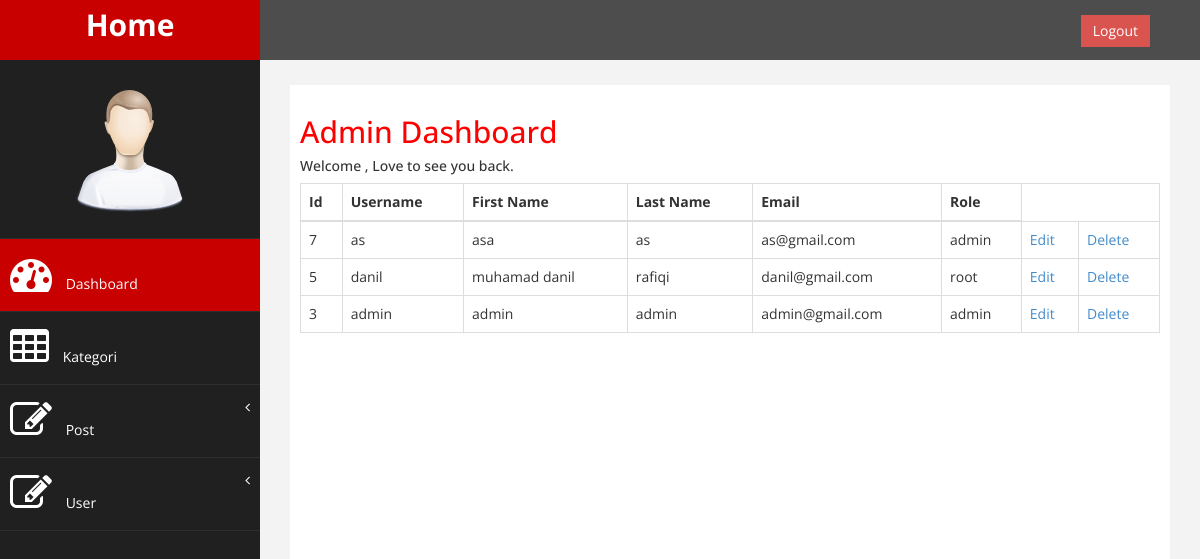
The page /admin/view_user.php on the database its author committed.
### tables this page shows
CREATE TABLE `users` (
  `user_id` int(5) NOT NULL,
  `user_name` varchar(255) NOT NULL,
  `user_password` varchar(255) NOT NULL,
  `user_firstName` varchar(255) NOT NULL,
  `user_lastName` varchar(255) NOT NULL,
  `user_email` varchar(255) NOT NULL,
  `user_image` text NOT NULL,
  `user_role` varchar(255) NOT NULL,
  `randSalt` varchar(255) NOT NULL
);

### admin/view_user.php (the view, shortened to what this page needs)
<?php include '../include/db.php'; ?>
<?php include 'include/navadmin.php'; ?>
        <div id="page-wrapper" >
            <div id="page-inner">
            <?php include 'include/useradmin.php'; ?>
                <div class="row">
                        <div class='col-xs-12'>
                          <table class="table table-bordered">
                            <thead>
                              <tr>
                                <th>Id</th>
                                <th>Username</th>
                                <th>First Name</th>
                                <th>Last Name</th>
                                <th>Email</th>
                                <th>Role</th>
                              </tr>
                            </thead>
                            <tbody>
                                <?php
                                    $query="SELECT * FROM users ORDER BY user_id DESC";
                                    $runquery = mysqli_query($koneksi, $query);
                                    while ( $row = mysqli_fetch_assoc($runquery)) {
                                        $user_id = $row['user_id'];
                                        $username = $row['user_name'];
                                        $user_firstName = $row['user_firstName'];
                                        $user_lastName = $row['user_lastName'];
                                        $user_email = $row['user_email'];
                                        $user_role = $row['user_role'];
                                        echo "<tr>";
                                        echo "<td>{$user_id}</td>";
                                        echo "<td>{$username}</td>";
                                        echo "<td>{$user_firstName}</td>";
                                        echo "<td>{$user_lastName}</td>";
                                        echo "<td>{$user_email}</td>";
                                        echo "<td>{$user_role}</td>";
                                        echo "<td><a href='view_user.php?edit={$user_id}'>Edit</a></td>";
                                        echo "<td><a href='view_user.php?delete={$user_id}'>Delete</a></td>";
                                        echo "</tr>";
                                    }
                                ?>
                            </tbody>
                          </table>
                        </div>
                </div>
            </div>
        </div>
<?php include 'include/footeradmin.php'; ?>

### admin/include/navadmin.php (shortened to what this page needs)
<!DOCTYPE html>
<html xmlns="http://www.w3.org/1999/xhtml">
<head>
    <link href="assets/css/bootstrap.css" rel="stylesheet" />
    <link href="assets/css/font-awesome.css" rel="stylesheet" />
    <link href="assets/js/morris/morris-0.4.3.min.css" rel="stylesheet" />
    <link href="assets/css/custom.css" rel="stylesheet" />
</head>
<body>
    <div id="wrapper">
        <nav class="navbar navbar-default navbar-cls-top " role="navigation" style="margin-bottom: 0">
            <div class="navbar-header">
                <a class="navbar-brand" href="../index.php">Home</a>
            </div>
  <div style="color: white;
padding: 15px 50px 5px 50px;
float: right;
font-size: 16px;"> <?php session_start();echo $_SESSION['user_name'];?>&nbsp;&nbsp;&nbsp; <a href="../include/logout.php" class="btn btn-danger square-btn-adjust">Logout</a> </div>
        </nav>
        <nav class="navbar-default navbar-side" role="navigation">
            <div class="sidebar-collapse">
                <ul class="nav" id="main-menu">
				<li class="text-center">
                    <img src="assets/img/find_user.png" class="user-image img-responsive"/>
					</li>
                    <li>
                        <a class="active-menu"  href="index.php"><i class="fa fa-dashboard fa-3x"></i> Dashboard</a>
                    </li>
                      <li  >
                        <a  href="categories.php"><i class="fa fa-table fa-3x"></i> Kategori</a>
                    </li>
                    <li>
                        <a href="#"><i class="fa fa-edit fa-3x"></i> Post <span class="fa arrow"></span></a>
                    </li>
                    <li>
                        <a href="#"><i class="fa fa-edit fa-3x"></i> User <span class="fa arrow"></span></a>
                    </li>
                </ul>
            </div>
        </nav>

### admin/include/useradmin.php
<div class="row">
    <div class="col-md-12">
     <h2>Admin Dashboard</h2>
        <h5>Welcome <?php echo $_SESSION['user_name']; ?>, Love to see you back. </h5>
    </div>
</div>

### admin/include/footeradmin.php (shortened to what this page needs)
     </div>
</body>
</html>

### admin/assets/css/custom.css (style rules this page uses)
body { font-family: 'Open Sans', sans-serif; }
#wrapper { width: 100%; background:#202020; }
#page-wrapper { padding: 15px 15px; min-height: 600px; background:#F3F3F3; }
#page-inner { width:100%; margin:10px 20px 10px 0px; background-color:#fff!important; padding:10px; min-height:1200px; }
.text-center { text-align:center; }
h2 { color: #f00; }
.square-btn-adjust { border: 0px solid transparent; -webkit-border-radius: 0px; -moz-border-radius: 0px; border-radius: 0px; }
.user-image { margin: 25px auto; -webkit-border-radius: 10px; -moz-border-radius: 10px; border-radius: 10px; max-height:170px; max-width:170px; }
.navbar-cls-top .navbar-brand { color: #fff; background: #C90000; width: 260px; text-align: center; height: 60px; font-size: 30px; font-weight: 700; }
.active-menu { background-color:#C90000!important; }
.arrow { float: right; }
.fa.arrow:before { content: "\f104"; }
.sidebar-collapse , .sidebar-collapse .nav { background:none; }
.sidebar-collapse .nav { padding:0; }
.sidebar-collapse .nav > li > a { color:#fff; background:#202020; text-shadow:none; }
.sidebar-collapse > .nav > li > a { padding:15px 10px; }
.sidebar-collapse > .nav > li { border-bottom: 1px solid rgba(107, 108, 109, 0.19); }
.navbar-side { border:none; background-color: #202020; }
.navbar-cls-top { background:#4D4D4D; border-bottom:none; }
.navbar-default { border:0px solid black; }
.navbar-header { background: #A70303; }
.nav > li > a > i { margin-right:10px; }
@media (min-width:768px) { #page-wrapper { margin: 0 0 0 260px; padding: 15px 30px; min-height: 1200px; } }
@media (min-width:768px) { .navbar-side { z-index: 1; position: absolute; width: 260px; } }
@media (min-width:768px) { .navbar { border-radius: 0px; } }

### rows shown on the page
users: user_id "7", user_name "as", user_firstName "asa", user_lastName "as", user_email "as@gmail.com", user_role "admin"
users: user_id "5", user_name "danil", user_firstName "muhamad danil", user_lastName "rafiqi", user_email "danil@gmail.com", user_role "root"
users: user_id "3", user_name "admin", user_firstName "admin", user_lastName "admin", user_email "admin@gmail.com", user_role "admin"
